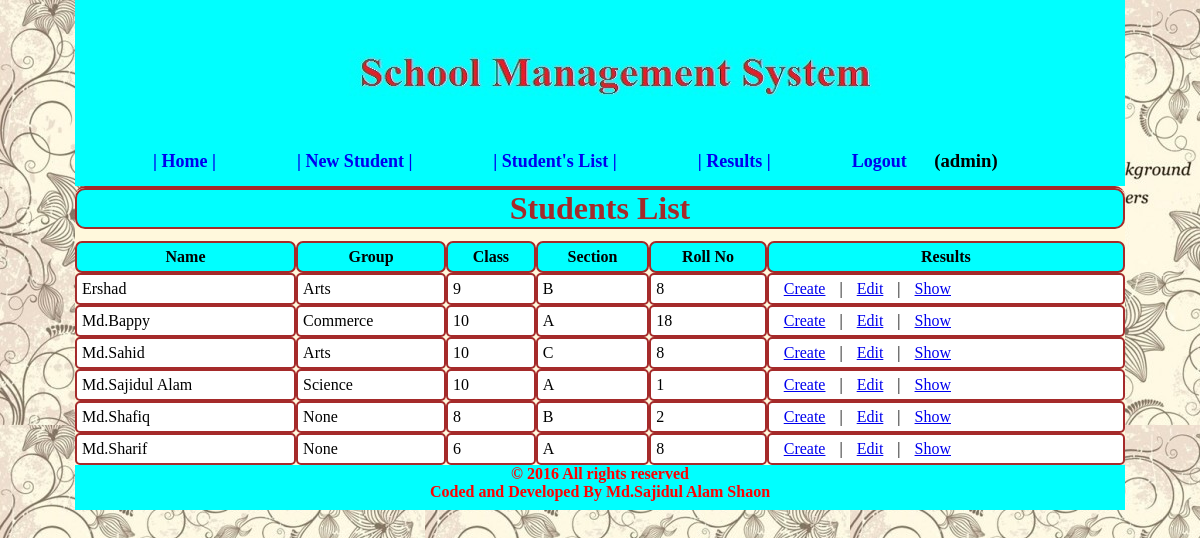
The page /result.php (signed in) on the database its author committed.
### tables this page shows
CREATE TABLE IF NOT EXISTS `tbl_admission_1` (
  `Admission_id` int(100) NOT NULL AUTO_INCREMENT,
  `student_name` varchar(100) NOT NULL,
  `group_` varchar(100) NOT NULL,
  `fa_name` varchar(100) NOT NULL,
  `mo_name` varchar(100) NOT NULL,
  `class` varchar(100) NOT NULL,
  `mobile` varchar(100) NOT NULL,
  `sex` varchar(10) NOT NULL,
  `blood_group` varchar(100) NOT NULL,
  `division` varchar(100) NOT NULL,
  `distict` varchar(50) NOT NULL,
  `pre_address` varchar(100) NOT NULL,
  `per_address` varchar(100) NOT NULL,
  `roll_no` int(11) DEFAULT NULL,
  `section` varchar(10) DEFAULT NULL,
  PRIMARY KEY (`Admission_id`),
  KEY `sex` (`sex`),
  KEY `sex_2` (`sex`)
);

### result.php (the view, shortened to what this page needs)
<?php
	include('header.php');
        if($login) {
?>
<div id="content" style="border-top: 2px brown solid; border-radius: 10px; height: auto;">
<h1 align="center" style="color: brown;background-color: aqua; border: 2px brown solid;border-radius: 10px;">Students List</h1>
<h6><br/></h6>
<table width="100%" class="list" cellspacing="0" cellpadding="5" border="0">
	<thead>
		<tr>
                            <th style=" background-color: aqua;border:2px brown solid;border-radius: 7px;">Name</th>
                            <th style=" background-color: aqua;border:2px brown solid;border-radius: 7px;">Group</th>
                            <th style=" background-color: aqua;border:2px brown solid;border-radius: 7px;">Class</th>
                            <th style=" background-color: aqua;border:2px brown solid;border-radius: 7px;">Section</th>
                            <th style=" background-color: aqua;border:2px brown solid;border-radius: 7px;">Roll No</th>
                            <th style=" background-color: aqua;border:2px brown solid;border-radius: 7px;">Results</th>
                      </tr>
	      </thead>
              <tbody>
               <?php
               $userid = '';
	if(isset($_SESSION['userid'])){
		$userid = $_SESSION['userid'];
	}
                $query = mysql_query("SELECT * FROM `tbl_admission_$userid` ORDER BY student_name ASC ");
                         while($row2 = mysql_fetch_object($query)){
                            echo '<tr>
				<td style=" background-color: white;border:2px brown solid;border-radius: 5px;">'.$row2->student_name.'</td>
                <td style=" background-color: white;border:2px brown solid;border-radius: 5px;">'.$row2->group_.'</td>
				<td style=" background-color: white;border:2px brown solid;border-radius: 5px;">'.$row2->class.'</td>
				<td style=" background-color: white;border:2px brown solid;border-radius: 5px;">'.$row2->section.'</td>
                <td style=" background-color: white;border:2px brown solid;border-radius: 5px;">'.$row2->roll_no.'</td>
                <td style=" background-color: white;border:2px brown solid;border-radius: 5px;"><a href="create_result.php?Admission_id='.$row2->Admission_id.'">Create</a> | <a href="edit_result.php?Admission_id='.$row2->Admission_id.'">Edit</a> | <a href="show_result.php?Admission_id='.$row2->Admission_id.'">Show</a></td>
                </tr>';
	}
	?>
   	</tbody>
</table>
</div>
<?php } include('footer.php'); ?>

### header.php (shortened to what this page needs)
<?php
	$login = false;
	$username = '';
	if(isset($_SESSION['userid'])){
		$login = true;
		$username = $_SESSION['username'];
	}
?>
<html>
    <head>
        <link rel="stylesheet" type="text/css" href="css/style.css">
        <link rel="stylesheet" type="text/css" href="css/menu.css">
    </head>
    <body style="background-image:url('img/bimg.jpg');">
        <div id="wrapper">
            <header>
                <img src="img/header.jpg">
            </header>
           <h3 style="text-align: center;"> <nav>
              <ul>
                  <li><a href="index.php">| Home |</a></li>
                  <?php if($login){ ?>
                  <li><a href="admission.php" style="margin-left:30px;">| New Student |</a></li>
                  <li><a href="students.php" style="margin-left:30px;">| Student's List |</a></li>
                  <li><a href="result.php" style="margin-left:30px;">| Results |</a></li>
                  <li><a href="logout.php" title="Logout" style="margin-left:30px;">Logout </a>(<?php echo $username; ?>)</li>
                  <?php }else{ ?>
                 <li> <a href="login.php" title="Login" style="margin-left: 260px;">| Login |</a></li>
                 <li><a href="register.php" title="Registration" style="margin-left: 265px;">| Registration |</a></li>
                 <?php } ?>
              </ul>
            </nav>
           </h3>

### footer.php
          <footer><h4 style="text-align: center;color: red;">
           <?php $d=date("Y");
           echo"&copy $d All rights reserved";
           ?><br/>Coded and Developed By Md.Sajidul Alam Shaon
           </h4>
          </footer>
        </div>
    </body>
</html>

### css/style.css (style rules this page uses)
* { margin: 0; }
body { margin: 0; }
#wrapper { width: 1050px; height: auto; margin: 0 auto; background-color: white; }
header { width: 1050px; height: 150px; background-color: aqua; margin: 0; float: left; }
#content { width: 1050px; height: 455px; margin: 0; background-color:cornsilk; float: left; }
footer { width: 1050px; height: 45px; background-color: aqua; margin: 0; float: left; }

### css/menu.css (style rules this page uses)
nav { height: 36px; width: 1050px; background-color: aqua; float: left; }
nav ul li { list-style-type: none; position: relative; float: left; margin-left: 15px; }
nav li a { padding: 13px; text-decoration: none; font-size: large; }

### header.php (style rules this page uses)
a { margin-left: 10px; margin-right: 10px; }

### rows shown on the page
tbl_admission_1: student_name "Ershad", group_ "Arts", class "9", section "B", roll_no "8"
tbl_admission_1: student_name "Md.Bappy", group_ "Commerce", class "10", section "A", roll_no "18"
tbl_admission_1: student_name "Md.Sahid", group_ "Arts", class "10", section "C", roll_no "8"
tbl_admission_1: student_name "Md.Sajidul Alam", group_ "Science", class "10", section "A", roll_no "1"
tbl_admission_1: student_name "Md.Shafiq", group_ "None", class "8", section "B", roll_no "2"
tbl_admission_1: student_name "Md.Sharif", group_ "None", class "6", section "A", roll_no "8"

### other values the page prints
$username "admin"
